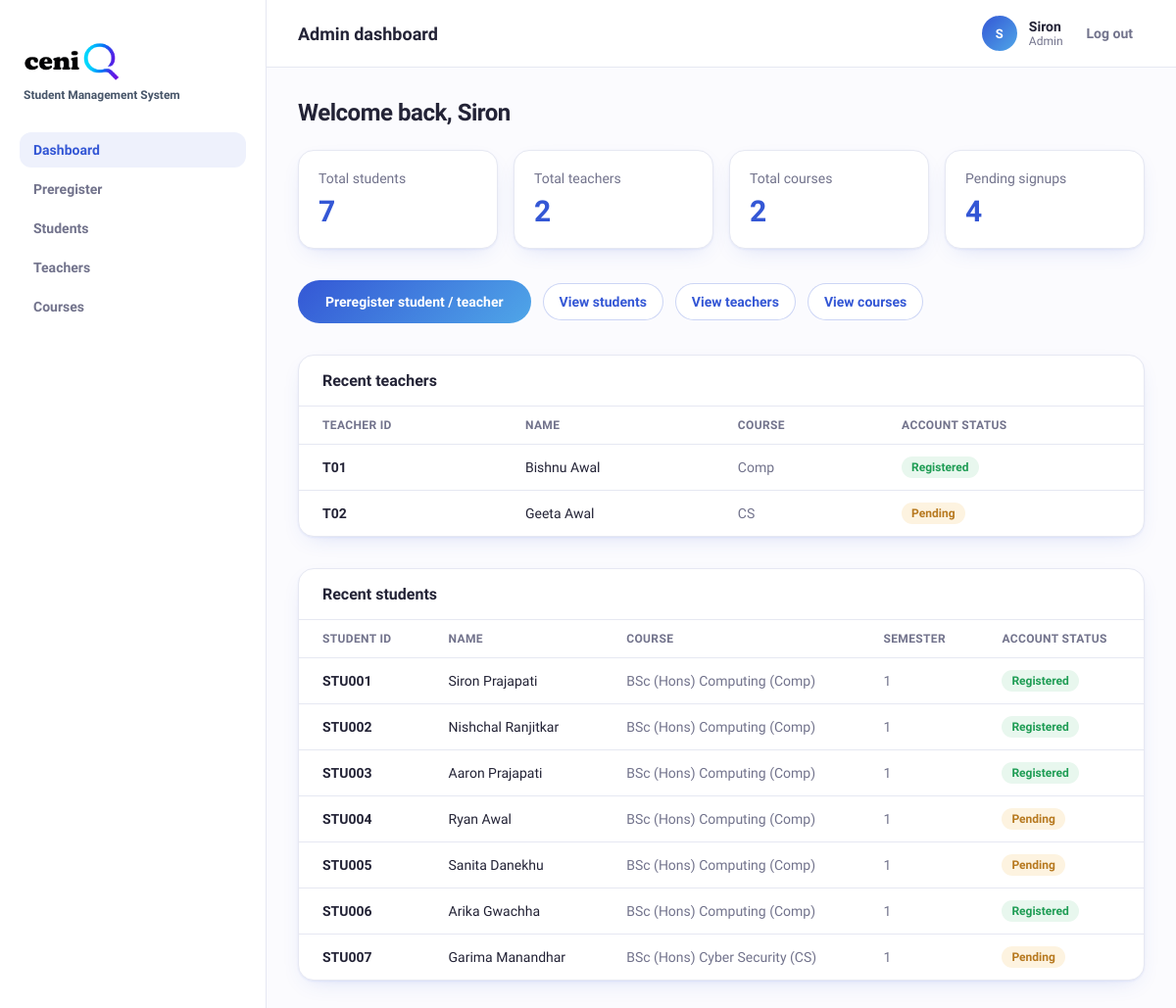
/admin-dashboard/ (signed in), run on the app's committed database.
### accounts/models.py (models this page shows, shortened)
class User(AbstractUser):
    class Role(models.TextChoices):
        ADMIN = "ADMIN","Admin"
        TEACHER ="TEACHER","Teacher"
        STUDENT = "STUDENT","Student"
    role = models.CharField(max_length=10, choices=Role.choices)
    def is_admin(self):
        return self.role == self.Role.ADMIN or self.is_superuser

### teachers/models.py (models this page shows, shortened)
class Teacher(models.Model):
    user = models.OneToOneField(
        settings.AUTH_USER_MODEL,
        on_delete= models.CASCADE,
        null=True,
        blank=True,
        related_name="teacher_profile",
    )
    first_name = models.CharField(max_length=30)
    last_name = models.CharField(max_length=30)
    teacher_id = models.CharField(max_length=20, unique=True)
    courses = models.ManyToManyField(Course, related_name="teahcers",blank= True)

### courses/models.py (models this page shows)
class   Course(models.Model):
    name = models.CharField(max_length=100)
    code = models.CharField(max_length=15, unique=True)
    def __str__(self):
        return f"{self.name} ({self.code})"

### students/models.py (models this page shows, shortened)
class Student(models.Model):
    class Semester(models.TextChoices):
        SEM1 = "1", "Sem 1"
        SEM2 = "2", "Sem 2"
        SEM3 = "3", "Sem 3"
        SEM4 = "4", "Sem 4"
        SEM5 = "5", "Sem 5"
        SEM6 = "6", "Sem 6"
        SEM7 = "7", "Sem 7"
        SEM8 = "8", "Sem 8"
    user = models.OneToOneField(
        settings.AUTH_USER_MODEL,
        on_delete=models.CASCADE,
        null=True,
        blank=True,
        related_name="student_profile",
    )
    first_name = models.CharField(max_length=30)
    last_name = models.CharField(max_length=30)
    student_id = models.CharField(max_length=20, unique=True)
    course = models.ForeignKey(
        Course, on_delete=models.SET_NULL, null=True, blank=True, related_name="students"
    )
    semester = models.CharField(max_length=1, choices=Semester.choices, blank=True, null=True)
    email = models.EmailField(unique=True, null=True, blank=True)
    phone = models.CharField(max_length=15, blank=True)
    address = models.CharField(max_length=100, blank=True)
    dob = models.DateField(null=True, blank=True)
    gender = models.CharField(max_length=20, blank=True)
    profile_completed = models.BooleanField(default=False)
    created_at = models.DateTimeField(auto_now_add=True)

### accounts/views.py (the view)
# urls.py: path("admin-dashboard/",views.admin_dashboard,name="admin_dashboard"),
@login_required
def admin_dashboard(request):
    if not request.user.is_admin():
        return HttpResponseForbidden("You don't have access to this page.")
    context = {
        "total_students" : Student.objects.count(),
        "total_teachers" : Teacher.objects.count(),
        "total_courses" : Course.objects.count(),
        "pending_signups" : Student.objects.filter(user__isnull=True).count()+
                            Teacher.objects.filter(user__isnull=True).count(),
        "students" : Student.objects.select_related("course").order_by("student_id"),
        "teachers" : Teacher.objects.all().order_by("teacher_id"),
    }
    return render(request, "accounts/admin_dashboard.html",context)

### templates/accounts/admin_dashboard.html (shortened to what this page needs)
{% load static %}
<!DOCTYPE html>
<html lang="en">
<head>
  <link rel="stylesheet" href="{% static 'CSS/styles.css' %}" />
</head>
<body>
  <div class="app-shell">
    <aside class="app-sidebar">
      <a href="{% url 'accounts:index' %}" class="brand">
        <img src="{% static 'IMG/ceniQ.png' %}" alt="ceniQ logo" class="ceniQ"/>
          <span class="brand-sub">Student Management System</span>
      </a>
      <nav class="app-nav" aria-label="Admin">
        <a href="{% url 'accounts:admin_dashboard' %}" class="app-nav-item active">Dashboard</a>
        <a href="{% url 'accounts:preregister' %}" class="app-nav-item">Preregister</a>
        <a href="#" class="app-nav-item">Students</a>
        <a href="#" class="app-nav-item">Teachers</a>
        <a href="{% url 'courses:course_list' %}" class="app-nav-item">Courses</a>
      </nav>
    </aside>
    <div class="app-main">
      <header class="app-topbar">
        <h1>Admin dashboard</h1>
        <div class="app-user">
          <span class="app-user-avatar">{{ user.first_name|first|upper}}</span>
          <span class="app-user-info">
            <span class="app-user-name">{{ user.first_name }}</span>
            <span class="app-user-role">{{ user.get_role_display }}</span>
          </span>
          <form method="post" action="{% url 'accounts:logout' %}" class="nav-links" style="display:inline;">
            <button type="submit" class="nav-link">Log out</button>
          </form>
        </div>
      </header>
      <main class="app-content">
        <h2 style="font-size:1.5rem;font-weight:800;letter-spacing:-0.02em;color:var(--foreground);margin:0;">
          Welcome back, {{ user.first_name }}
        </h2>
        <div class="grid sm-cols-2 lg-cols-4 mt-6">
          <div class="stat-card">
            <p class="stat-card-label">Total students</p>
            <p class="stat-card-value">{{ total_students }}</p>
          </div>
          <div class="stat-card">
            <p class="stat-card-label">Total teachers</p>
            <p class="stat-card-value">{{ total_teachers }}</p>
          </div>
          <div class="stat-card">
            <p class="stat-card-label">Total courses</p>
            <p class="stat-card-value">{{ total_courses }}</p>
          </div>
          <div class="stat-card">
            <p class="stat-card-label">Pending signups</p>
            <p class="stat-card-value">{{ pending_signups }}</p>
          </div>
        </div>
        <div class="stack sm-row mt-8">
          <a href="{% url 'accounts:preregister' %}" class="btn btn-primary">Preregister student / teacher</a>
          <div class="flex-row-wrap">
            <a href="#" class="pill-link">View students</a>
            <a href="#" class="pill-link">View teachers</a>
            <a href="#" class="pill-link">View courses</a>
          </div>
        </div>
        <div class="card p-0 mt-8">
          <div class="card-header">
            <h3>Recent teachers</h3>
          </div>
          <div class="table-scroll">
            <table class="data-table">
              <thead>
                <tr>
                  <th>Teacher ID</th>
                  <th>Name</th>
                  <th>Course</th>
                  <th>Account status</th>
                </tr>
              </thead>
              <tbody>
                {% for teacher in teachers %}
                <tr>
                  <td class="cell-strong">{{ teacher.teacher_id }}</td>
                  <td>{{ teacher.first_name }} {{ teacher.last_name }}</td>
                  <td class="cell-muted">
                    {% for c in teacher.courses.all %}
                    {{ c.code }} {% if not forloop.last %}, {% endif %}
                    {% empty %}
                      -
                    {% endfor %}
                  </td>
                  <td>
                    {% if teacher.user_id %}
                    <span class="pill pill-good">Registered</span>
                    {% else %}
                    <span class="pill pill-warn">Pending</span>
                    {% endif %}
                  </td>
                </tr>
                {% endfor %}
              </tbody>
            </table>
          </div>
        </div>
        <div class="card p-0 mt-8">
          <div class="card-header">
            <h3>Recent students</h3>
          </div>
          <div class="table-scroll">
            <table class="data-table">
              <thead>
                <tr>
                  <th>Student ID</th>
                  <th>Name</th>
                  <th>Course</th>
                  <th>Semester</th>
                  <th>Account status</th>
                </tr>
              </thead>
              <tbody>
                {% for student in students %}
                <tr>
                  <td class="cell-strong">{{ student.student_id }}</td>
                  <td>{{ student.first_name }} {{ student.last_name }}</td>
                  <td class="cell-muted">{{ student.course }}</td>
                  <td class="cell-muted">{{ student.semester }}</td>
                  <td>
                    {% if student.user_id %}
                    <span class="pill pill-good">Registered</span>
                    {% else %}
                    <span class="pill pill-warn">Pending</span>
                    {% endif %}
                  </td>
                </tr>
                {% endfor %}
              </tbody>
            </table>
          </div>
        </div>
      </main>
    </div>
  </div>
</body>
</html>

### data on the page
User: first_name|first "S", first_name "Siron", role "Admin"
Teacher: teacher_id "T01", first_name "Bishnu", last_name "Awal", shows "Registered"
Course: code "Comp"
Teacher: teacher_id "T02", first_name "Geeta", last_name "Awal", shows "Pending"
Course: code "CS"
Student: student_id "STU001", first_name "Siron", last_name "Prajapati", course "BSc (Hons) Computing (Comp)", semester "1", shows "Registered"
Student: student_id "STU002", first_name "Nishchal", last_name "Ranjitkar", course "BSc (Hons) Computing (Comp)", semester "1", shows "Registered"
Student: student_id "STU003", first_name "Aaron", last_name "Prajapati", course "BSc (Hons) Computing (Comp)", semester "1", shows "Registered"
Student: student_id "STU004", first_name "Ryan", last_name "Awal", course "BSc (Hons) Computing (Comp)", semester "1", shows "Pending"
Student: student_id "STU005", first_name "Sanita", last_name "Danekhu", course "BSc (Hons) Computing (Comp)", semester "1", shows "Pending"
Student: student_id "STU006", first_name "Arika", last_name "Gwachha", course "BSc (Hons) Computing (Comp)", semester "1", shows "Registered"
Student: student_id "STU007", first_name "Garima", last_name "Manandhar", course "BSc (Hons) Cyber Security (CS)", semester "1", shows "Pending"

### other printed values
{{ total_students }} "7"
{{ total_teachers }} "2"
{{ total_courses }} "2"
{{ pending_signups }} "4"
